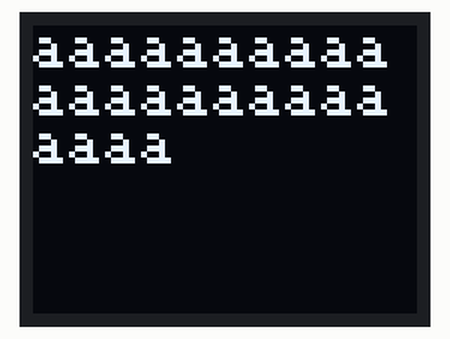
Bench run of a sketch on a simulated Arduino Uno, built with avr-gcc and run on an emulated ATmega328P. Parts: 64×48 one-colour display.

Above: at 0.1 s.

The sketch:

OLED_Teste.ino
```cpp
/*
#define PIN_RESET 9  // Connect RST to pin 9 (req. for SPI and I2C)
#define PIN_DC    8  // Connect DC to pin 8 (required for SPI)
#define PIN_CS    10 // Connect CS to pin 10 (required for SPI)
//#define DC_JUMPER 0 // (I2C only) Set to either 0 or 1, matching the value of the DC Jumper

// Declare a MicroOLED object. The parameters include:
// 1 - Reset pin: Any digital pin
// 2 - D/C pin: Any digital pin (SPI mode only)
// 3 - CS pin: Any digital pin (SPI mode only, 10 recommended)
MicroOLED oled(PIN_RESET, PIN_DC, PIN_CS); // Example SPI Declaration
//MicroOLED oled(PIN_RESET, DC_JUMPER); // Example I2C Declaration


// Draw a pixel in the middle of the screen
Let’s begin by drawing the simplest shape out there – a pixel. Drawing anything requires at least two steps. First you have to tell the screen what you want to draw, then you have to tell it to draw it.

To draw a pixel, start by calling the pixel(int x, int y) function.
oled.pixel(LCDWIDTH/2, LCDHEIGHT/2); // Add a pixel to the display buffer.

Lines, Rectangles, Circles, Oh My!
Now that we know how to draw pixels, it’ll be easy to draw all sorts of shapes.
To draw a line, you need two sets of x/y coordinates, the line will be drawn between them. Here’s an example:
int x0 = 7; int y0 = 7;   // (x0,y0) = (7, 7)
int x1 = 42; int y1 = 24; // (x1,y1) = (42, 24)
oled.line(x0, y0, x1, y1);  // Draw a line from (x0,y0) to (x1,y1);
oled.display(); // Draw to the screen


Things are a little different if you want to draw a rectangle. In this case, you give it a x/y coordinate to start at, then a width and a height.
int x0 = 7; int y0 = 5;
int width = 24;
int height = 13;
oled.rect(x0, y0, width, height);  // Draw a rectange from (7,5) to (31,18)
oled.display(); // Draw to the screen


The rectangle will be drawn from (x0, y0) to (x0+width, y0+height).
Want to fill that rectangle? Use the rectFill function instead!
oled.rectFill(7, 5, 35, 5); // Fill a rectangle from (7, 5) to (42, 10)
oled.display(); // Draw to the screen

Circles require a set of coordinates for the middle, and then a radius.
int radius = 13;
// Draw a 13-pixel radius (26-pixel diameter)
// circle centered in the middle of the display:
oled.circle(LCDWIDTH/2, LCDHEIGHT/2, radius);

As with the rectangle function, you can also fill the circle with circleFill:
oled.circleFill(42, 20, 7); // Fill a circle, 7 radius, centered at (42, 20)
oled.display(); // Draw to the screen

Drawing Text

In addition to basic shapes, you can also draw text with the SFE_MicroOLED library. There are a few settings to adjust before you get to texting, though.
First, set the font type with setFontType(type).
The parameter in this function can be either 0, 1, 2, or 3, each size gets progressively larger.
oled.setFontType(0);  // Set the text to small (10 columns, 6 rows worth of characters).
oled.setFontType(1);  // Set the text to medium (6 columns, 3 rows worth of characters).
oled.setFontType(2);  // Set the text to medium/7-segment (5 columns, 3 rows worth of characters).
oled.setFontType(3);  // Set the text to large (5 columns, 1 row worth of characters).

Next, after setting the font type, define your text cursor with setCursor(x, y). This will define the top-left corner of the first character you print.
oled.setCursor(0, 0);  // Set the text cursor to the upper-left of the screen.

oled.print("Hello, world"); // Print a const string
oled.print(analogRead(0));  // Print an integer
oled.print(42.07);  // Print a float
oled.display(); // Draw to the screen

*/

#include <SPI.h>
#include <Wire.h>  // Include Wire if you're using I2C
#include <SFE_MicroOLED.h>  // Include the SFE_MicroOLED library

#define PIN_RESET 255  //
#define DC_JUMPER 0  // I2C Addres: 0 - 0x3C, 1 - 0x3D

MicroOLED oled(PIN_RESET, DC_JUMPER); // Example I2C declaration

// I2C is great, but will result in a much slower update rate. The
// slower framerate may be a worthwhile tradeoff, if you need more
// pins, though.
void setup()
{
  Serial.begin(115200);

  // These three lines of code are all you need to initialize the
  // OLED and print the splash screen.

  // Before you can start using the OLED, call begin() to init
  // all of the pins and configure the OLED.
  oled.begin();
  // clear(ALL) will clear out the OLED's graphic memory.
  oled.clear(PAGE); //clear will clear the Arduino's display buffer.
  oled.clear(ALL); // Clear the display's memory (gets rid of artifacts)
  oled.setFontType(0);  // Set the text to small (10 columns, 6 rows worth of characters).

  oled.print("aaaaaaaaaaaaaaaaaaaaaaaa");

  // To actually draw anything on the display, you must call the
  // display() function.
  oled.display();
}

void loop()
{
}
```
